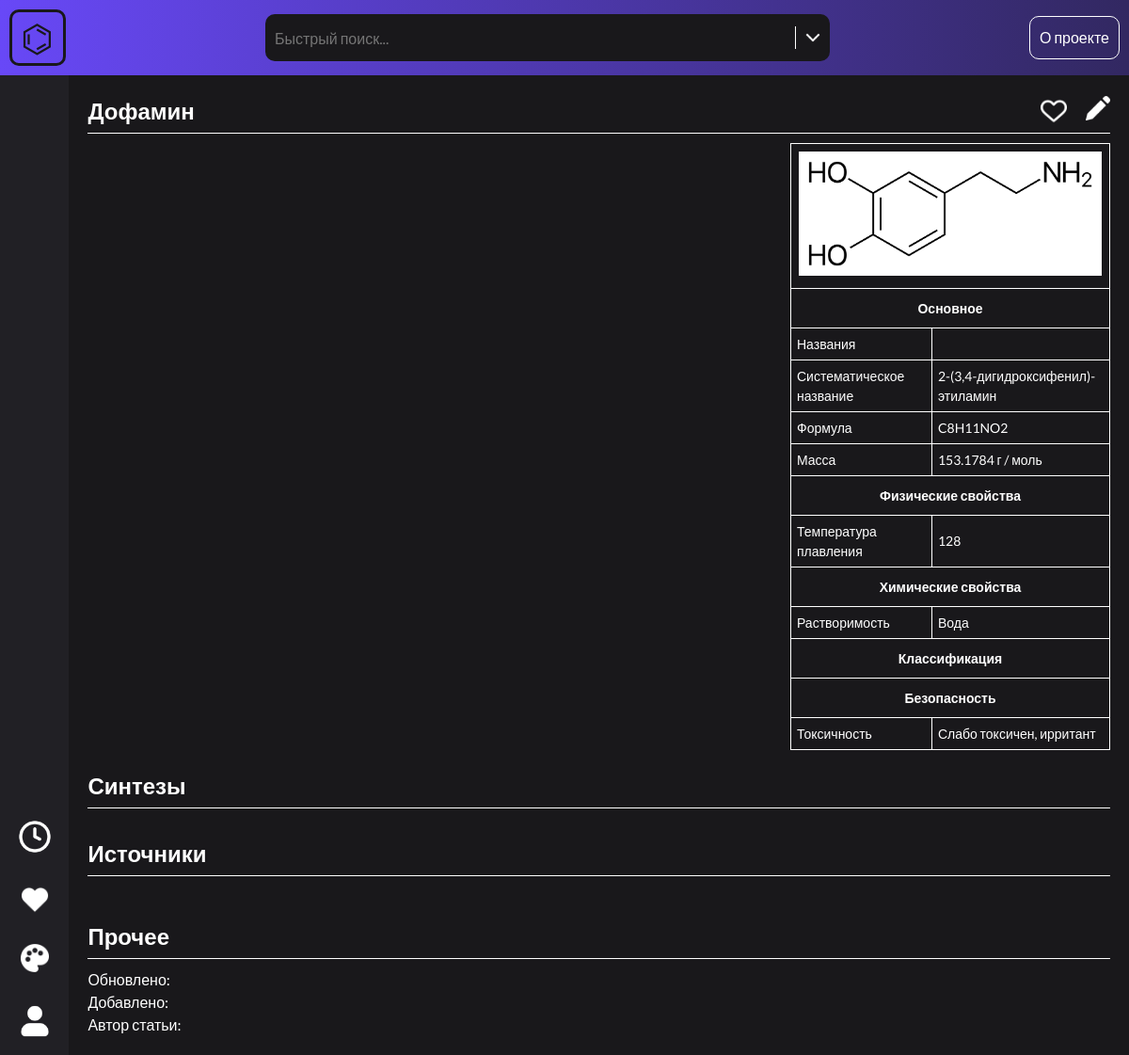
Page /substance/2/ on the committed database.
### tables this page shows
CREATE TABLE substances (
    id INTEGER PRIMARY KEY AUTOINCREMENT,
    name TEXT NOT NULL,
    other_names JSON,
    name_iupac TEXT NOT NULL,
    bruto_formula TEXT NOT NULL,
    mass FLOAT NOT NULL,
    characteristics JSON,
    description TEXT,
    sources JSON,
    author_id INTEGER,
    created_datatime TEXT,
    updated_datatime TEXT,
    admin_confirmed BOOLEAN
);

### app.py (the view)
@app.route("/substance/<int:id>/")
def get_chem(id):
    substances = db_get_substances("SELECT * FROM substances WHERE id = ?", (id,))
    return render_template("substance.html", substance=substances[0], edit=False) if substances else render_template("404.html")

### app.py (called while the page is built, shortened)
def get_db():
    return sq.connect("base.db", check_same_thread=False)

def db_execute(query, args=()):
    conn = get_db()
    conn.row_factory = sq.Row
    cur = conn.cursor()
    cur.execute(query, args)
    conn.commit()
    return cur

def ses():
    return session.get("logged", False)

def get_likes(t):
    if t:
        if not ses():
            return []
        user_email = session.get("email")
        cur = db_execute("SELECT likes FROM users WHERE email = ?", (user_email,))
        result = cur.fetchone()
        return json.loads(result["likes"]) if result else []

def db_get_substances(sql, params=()):
    cur = db_execute(sql, params)
    return [
        {
            **dict(substance),
            "other_names": json.loads(substance["other_names"]),
            "characteristics": json.loads(substance["characteristics"]),
            "sources": json.loads(substance["sources"]),
            "type": "substance",
            "liked": "true" if str(substance["id"]) in get_likes(True) else "false"
        }
        for substance in cur.fetchall()
    ]

@app.context_processor
def global_variables():
    return {
        "APP_NAME": "Amen",
        "IsMobile": re.search(
            "(Mobile|Android|iPhone|iPad|iPod|BlackBerry|Windows Phone|Opera Mini)",
            request.headers.get("User-Agent"),
        ),
        "THEME": "default",
        "THEME_TYPE": "dark",
    }

### templates/substance.html (shortened to what this page needs)
{% extends 'layouts/main.html' %}
{% block content %}
{% if edit %}
<script src="{{ url_for('static', filename='js/ckeditor/ckeditor.js') }}"></script>
<h2 class="substance-category-header">
  <textarea data-name required rows="1" class="substance-editable-text">
{{ substance['name'] }}</textarea
  >
</h2>
<div class="substance-category substance-category-base editable">
  <div class="substance-category-base-description">
    <textarea
      rows="10"
      style="float: left"
      class="substance-editable-text"
      id="description-editor"
    >
{{ substance["description"] }}</textarea
    >
  </div>
  <table class="substance-characteristics-table">
    <tr>
      <td colspan="2">
        <img
          src="{{ url_for('static', filename='db/structures/' ~ substance['id'] ~ '.png') }}"
          alt=""
          class="substance-characteristics-table-header-image"
        />
      </td>
    </tr>
    <tr class="substance-characteristics-table-header">
      <td colspan="2"><b>Основное</b></td>
    </tr>
    <tr class="substance-characteristics-table-string">
      <td><i>Названия</i></td>
      <td>
        <textarea data-other_names rows="1" class="substance-editable-text">
{{ substance['other_names'] | join(', ') }}</textarea
        >
      </td>
    </tr>
    <tr class="substance-characteristics-table-string">
      <td><i>Систематическое название</i></td>
      <td>
        <textarea data-name_iupac rows="1" class="substance-editable-text">
{{ substance['name_iupac'] }}</textarea
        >
      </td>
    </tr>
    <tr class="substance-characteristics-table-string">
      <td><i>Формула</i></td>
      <td>
        <textarea data-bruto_formula rows="1" class="substance-editable-text">
{{ substance['bruto_formula'] }}</textarea
        >
      </td>
    </tr>
    <tr class="substance-characteristics-table-string">
      <td><i>Масса</i></td>
      <td>
        <p data-mass="{{ substance['mass'] }}" rows="1">
          {{ substance['mass'] }} г / моль
        </p>
      </td>
    </tr>
    {% for characteristics in [["Физические свойства", "physical"],["Химические
    свойства", "chemical"],["Классификация", "сlassification"],["Безопасность",
    "safety"]] %}
    <tr class="substance-characteristics-table-header">
      <td colspan="2"><b>{{ characteristics[0] }}</b></td>
    </tr>
    {% for item in substance["characteristics"][characteristics[1]] %}
    <tr
      data-characteristics="{{ characteristics[1] }}"
      class="substance-characteristics-table-string deletable"
    >
      <td>
        <textarea
          data-characteristics-name
          rows="1"
          class="substance-editable-text"
        >
{{ item["name"] }}</textarea
        >
      </td>
      <td>
        <textarea
          data-characteristics-value
          rows="1"
          class="substance-editable-text"
        >
{{ item["value"] }}</textarea
        >
      </td>
    </tr>
    {% endfor %}
    <tr class="substance-characteristics-table-string">
      <td
        colspan="2"
        class="substance-characteristics-table-string-add"
        data-characteristics="{{ characteristics[1] }}"
      >
        <b>+</b>
      </td>
    </tr>
    {% endfor %}
  </table>
</div>
<h2 class="substance-category-header">Синтезы</h2>
<div class="substance-category">
  {% for item in syntheses %}
  <img
    src="{{ url_for('static', filename='db/syntheses/' ~ item['id'] ~ '.png') }}"
    alt=""
    class="substance-synthesis"
  />
  {% endfor %}
</div>
<h2 class="substance-category-header">Источники</h2>
<div class="substance-category">
  <ul class="substance-category-sources">
    {% for source in substance["sources"] %}
    <li class="substance-category-sources-item">
      <textarea rows="1" class="substance-editable-text">{{ source }}</textarea>
    </li>
    {% endfor %}
  </ul>
  <button class="substance-category-source-add">+</button>
</div>
<form class="substance-editable-data" action="" method="post">
  <input name="name" type="text" />
  <input name="other_names" type="text" />
  <input name="name_iupac" type="text" />
  <input name="bruto_formula" type="text" />
  <input name="mass" type="text" />
  <input name="characteristics" type="text" />
  <textarea name="description" type="text"></textarea>
  <input name="sources" type="text" />
</form>
<button class="substance-editable-save">Сохранить</button>
<button class="substance-editable-delete">удалить</button>
<script>
  editable_substance_init();
</script>
{% else %}
<div class="substance-category-main-header">
  <h2 class="">{{ substance["name"] }}</h2>
  <div class="substance-category-main-header-buttons">
    <img
      data-liked="{{ substance['liked'] }}"
      src="{{ url_for('static', filename='images/ui/' + THEME_TYPE + '/' + ('heart-red.png' if substance['liked'] == 'true' else 'heart-empty.png')) }}"
      alt=""
      class="substance-category-main-header-buttons-image substance-category-main-header-buttons-like"
      style="height: 28px; margin-right: 20px"
    />
    <a href="./edit"
      ><img
        src="{{ url_for('static', filename='images/ui/' ~ THEME_TYPE ~ '/pencil.png') }}"
        alt=""
        class="substance-category-main-header-buttons-image"
        style="height: 26px"
    /></a>
  </div>
</div>
<div class="substance-category">
  <table class="substance-characteristics-table">
    <tr>
      <td colspan="2">
        <img
          src="{{ url_for('static', filename='db/structures/' ~ substance['id'] ~ '.png') }}"
          alt=""
          class="substance-characteristics-table-header-image"
        />
      </td>
    </tr>
    <tr class="substance-characteristics-table-header">
      <td colspan="2"><b>Основное</b></td>
    </tr>
    <tr class="substance-characteristics-table-string">
      <td>Названия</td>
      <td>{{ substance["other_names"] | join(', ') }}</td>
    </tr>
    <tr class="substance-characteristics-table-string">
      <td>Систематическое название</td>
      <td>{{ substance["name_iupac"] }}</td>
    </tr>
    <tr class="substance-characteristics-table-string">
      <td>Формула</td>
      <td>{{ substance["bruto_formula"] }}</td>
    </tr>
    <tr class="substance-characteristics-table-string">
      <td>Масса</td>
      <td>{{ substance["mass"] }} г / моль</td>
    </tr>
    {% for characteristics in [["Физические свойства", "physical"],["Химические
    свойства", "chemical"],["Классификация", "сlassification"],["Безопасность",
    "safety"]] %}
    <tr class="substance-characteristics-table-header">
      <td colspan="2"><b>{{ characteristics[0] }}</b></td>
    </tr>
    {% for item in substance["characteristics"][characteristics[1]] %}
    <tr class="substance-characteristics-table-string">
      <td>{{ item["name"] }}</td>
      <td>{{ item["value"] }}</td>
    </tr>
    {% endfor %} {% endfor %}
  </table>
</div>
<h2 class="substance-category-header">Синтезы</h2>
<h2 class="substance-category-header">Источники</h2>
<div class="substance-category">
</div>
<h2 class="substance-category-header">Прочее</h2>
<div class="substance-category">
  <p>Обновлено: {{ substance["updated_datetime"] }}</p>
  <p>Добавлено: {{ substance["created_datetime"] }}</p>
  <p>Автор статьи: {{ substance["author"] }}</p>
</div>
{% endif %} {% endblock %}

### static/css/main.css (style rules this page uses)
.root { font-family: "Lato", sans-serif; background: var(--color-sec-); }
.substance-category { color: var(--color-sec); width: 100%; max-width: 1240px; }
.substance-category-header, .substance-category-main-header { color: var(--color-sec); width: 100%; max-width: 1240px; padding: 0 0 5px 0; margin: 0 0 10px 0; border-bottom: 1px solid var(--color-sec); }
.substance-category-main-header { display: flex; justify-content: space-between; }
.substance-category-main-header-buttons { display: flex; justify-content: space-between; align-items: center; }
.substance-category-main-header-buttons > * { cursor: pointer; }
.substance-category-main-header-buttons-image { height: 26px; }
.substance-category-header:not(:first-child) { margin: 20px 0 10px 0; }
.substance-characteristics-table { clear: right; float: right; font-size: 14px; width: 340px; height: max-content; border-collapse: collapse; margin: 0 0 0 10px; }
.substance-characteristics-table td { border: 1px solid var(--color-sec); }
.substance-characteristics-table td:first-child:not(.substance-characteristics-table-string-add) { width: 150px; }
.substance-characteristics-table td > * { margin: 2px; width: calc(100% - 4px); }
.substance-category:not(.editable) .substance-characteristics-table td { padding: 6px; }
.substance-characteristics-table-header td { text-align: center; height: 42px; }
.substance-characteristics-table-header-image { background: #fff; height: auto; width: 100%; }

### static/themes/default-dark.css (style rules this page uses)
:root { --color-primary: #6848f7; --color-primary-: #322861; --color-sec: #fff; --color-sec-: #19181b; --color-extra: #212025; --transition: 0.3s; --transition-fast: 0.2s; }

### rows in the picture
substances: name "Дофамин", name_iupac "2-(3,4-дигидроксифенил)-этиламин", bruto_formula "C8H11NO2", mass "153.1784"

### other values in the picture
{{ characteristics[0] }} "Физические свойства" "Химические свойства" "Классификация" "Безопасность"
{{ item["name"] }} "Температура плавления" "Растворимость" "Токсичность"
{{ item["value"] }} "128" "Вода" "Слабо токсичен, ирритант"
